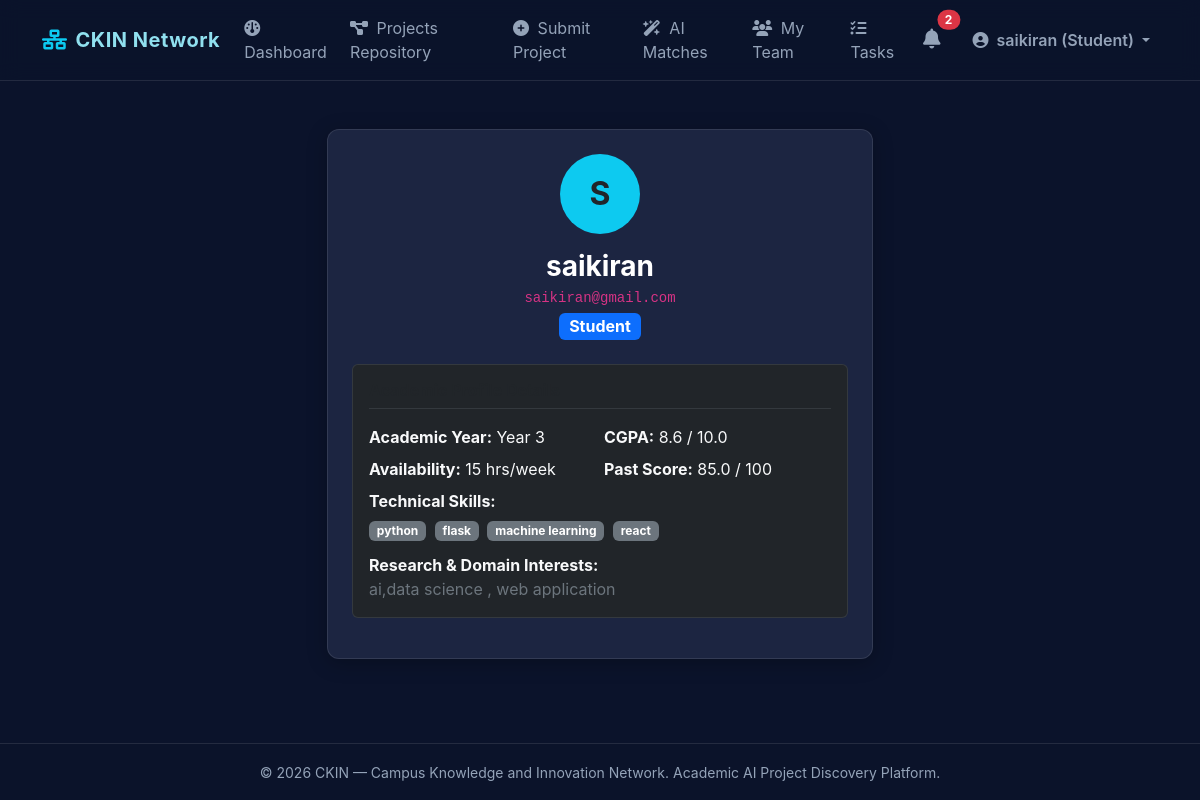
Page /profile (signed in) on the committed database.
### tables this page shows
CREATE TABLE users (
        id INTEGER PRIMARY KEY AUTOINCREMENT,
        name TEXT NOT NULL,
        email TEXT UNIQUE NOT NULL,
        password_hash TEXT NOT NULL,
        role TEXT NOT NULL CHECK(role IN ('student', 'faculty', 'admin')),
        created_at TIMESTAMP DEFAULT CURRENT_TIMESTAMP,
        is_active INTEGER DEFAULT 1
    );

CREATE TABLE student_profiles (
        user_id INTEGER PRIMARY KEY,
        year INTEGER DEFAULT 1,
        cgpa REAL DEFAULT 0.0,
        skills TEXT DEFAULT '',
        interests TEXT DEFAULT '',
        preferred_project_type TEXT DEFAULT 'Web Application',
        availability_hours INTEGER DEFAULT 10,
        past_project_score REAL DEFAULT 75.0,
        FOREIGN KEY (user_id) REFERENCES users(id) ON DELETE CASCADE
    );

### app.py (the view)
@app.route('/profile')
@login_required
def profile_page():
    user = get_user_by_id(session['user_id'])
    return render_template('profile.html', user=user)

### app.py (called while the page is built)
def login_required(f):
    @wraps(f)
    def decorated_function(*args, **kwargs):
        if 'user_id' not in session:
            if request.path.startswith('/api/'):
                return jsonify({'success': False, 'error': 'Authentication required.'}), 401
            return redirect(url_for('login'))
        return f(*args, **kwargs)
    return decorated_function

@app.context_processor
def inject_user_context():
    if 'user_id' in session:
        user = get_user_by_id(session['user_id'])
        notifs = get_user_notifications(session['user_id'], unread_only=True)
        return {'current_user': user, 'unread_notifications_count': len(notifs)}
    return {'current_user': None, 'unread_notifications_count': 0}

### src/auth.py (called while the page is built)
def get_user_by_id(user_id, db_path=None):
    conn = get_db(db_path)
    cursor = conn.cursor()
    cursor.execute("SELECT id, name, email, role, created_at, is_active FROM users WHERE id = ?", (user_id,))
    user = cursor.fetchone()
    if not user:
        conn.close()
        return None
    user_dict = dict(user)
    if user_dict['role'] == 'student':
        cursor.execute("SELECT * FROM student_profiles WHERE user_id = ?", (user_id,))
        profile = cursor.fetchone()
        if profile:
            user_dict['profile'] = dict(profile)
    elif user_dict['role'] == 'faculty':
        cursor.execute("SELECT * FROM faculty_profiles WHERE user_id = ?", (user_id,))
        profile = cursor.fetchone()
        if profile:
            user_dict['profile'] = dict(profile)
    conn.close()
    return user_dict

### src/database.py (called while the page is built)
def get_db(db_path=None):
    if not db_path:
        try:
            from flask import current_app
            if current_app and current_app.config.get('DATABASE_PATH'):
                db_path = current_app.config['DATABASE_PATH']
        except Exception:
            pass
    target_path = db_path or Config.DATABASE_PATH
    os.makedirs(os.path.dirname(target_path), exist_ok=True)
    conn = sqlite3.connect(target_path)
    conn.row_factory = sqlite3.Row
    conn.execute("PRAGMA foreign_keys = ON;")
    return conn

### templates/profile.html (shortened to what this page needs)
{% extends 'base.html' %}
{% block content %}
<div class="row justify-content-center my-4">
    <div class="col-md-8 col-lg-6">
        <div class="card card-custom p-4">
            <div class="text-center mb-4">
                <div class="avatar-circle mx-auto mb-3 bg-info text-dark d-flex align-items-center justify-content-center fw-bold fs-2 rounded-circle" style="width: 80px; height: 80px;">
                    {{ user.name[0] | upper }}
                </div>
                <h3 class="fw-bold mb-0 text-white">{{ user.name }}</h3>
                <p class="text-secondary mb-1"><code>{{ user.email }}</code></p>
                <span class="badge bg-primary text-capitalize fs-6">{{ user.role }}</span>
            </div>
            {% if user.role == 'student' and user.profile %}
            <div class="bg-dark p-3 rounded mb-3 border border-secondary border-opacity-25">
                <h6 class="text-cyan fw-bold mb-3 border-bottom border-secondary border-opacity-25 pb-2">Academic Profile Details</h6>
                <div class="row g-2 text-light">
                    <div class="col-6"><strong>Academic Year:</strong> Year {{ user.profile.year }}</div>
                    <div class="col-6"><strong>CGPA:</strong> {{ user.profile.cgpa }} / 10.0</div>
                    <div class="col-6"><strong>Availability:</strong> {{ user.profile.availability_hours }} hrs/week</div>
                    <div class="col-6"><strong>Past Score:</strong> {{ user.profile.past_project_score }} / 100</div>
                    <div class="col-12 mt-2">
                        <strong>Technical Skills:</strong>
                        <div class="mt-1">
                            {% for s in user.profile.skills.split(',') %}
                            <span class="badge bg-secondary me-1 mb-1">{{ s.strip() }}</span>
                            {% endfor %}
                        </div>
                    </div>
                    <div class="col-12 mt-2">
                        <strong>Research & Domain Interests:</strong>
                        <p class="text-secondary mb-0">{{ user.profile.interests }}</p>
                    </div>
                </div>
            </div>
            {% endif %}
        </div>
    </div>
</div>
{% endblock %}

### templates/base.html (shortened to what this page needs)
<!DOCTYPE html>
<html lang="en">
<head>
    <link href="https://cdn.jsdelivr.net/npm/bootstrap@5.3.0/dist/css/bootstrap.min.css" rel="stylesheet">
    <link href="https://cdnjs.cloudflare.com/ajax/libs/font-awesome/6.4.0/css/all.min.css" rel="stylesheet">
    <link rel="stylesheet" href="{{ url_for('static', filename='css/style.css') }}">
</head>
<body>
    <nav class="navbar navbar-expand-lg navbar-dark navbar-custom sticky-top">
        <div class="container">
            <a class="navbar-brand d-flex align-items-center" href="{{ url_for('dashboard') }}">
                <i class="fa-solid fa-network-wired text-info me-2"></i>
                <span>CKIN Network</span>
            </a>
            <div class="collapse navbar-collapse" id="navbarNav">
                {% if session.get('user_id') %}
                <ul class="navbar-nav me-auto mb-2 mb-lg-0">
                    <li class="nav-item">
                        <a class="nav-link" href="{{ url_for('dashboard') }}"><i class="fa-solid fa-gauge me-1"></i> Dashboard</a>
                    </li>
                    <li class="nav-item">
                        <a class="nav-link" href="{{ url_for('projects') }}"><i class="fa-solid fa-diagram-project me-1"></i> Projects Repository</a>
                    </li>
                    {% if session.get('role') == 'student' %}
                    <li class="nav-item">
                        <a class="nav-link" href="{{ url_for('create_project_page') }}"><i class="fa-solid fa-plus-circle me-1"></i> Submit Project</a>
                    </li>
                    <li class="nav-item">
                        <a class="nav-link" href="{{ url_for('recommendations_page') }}"><i class="fa-solid fa-wand-magic-sparkles me-1"></i> AI Matches</a>
                    </li>
                    <li class="nav-item">
                        <a class="nav-link" href="{{ url_for('my_team_page') }}"><i class="fa-solid fa-users me-1"></i> My Team</a>
                    </li>
                    {% endif %}
                    <li class="nav-item">
                        <a class="nav-link" href="{{ url_for('tasks_page') }}"><i class="fa-solid fa-list-check me-1"></i> Tasks</a>
                    </li>
                </ul>
                <ul class="navbar-nav ms-auto align-items-center">
                    <li class="nav-item me-3">
                        <a class="nav-link position-relative" href="{{ url_for('notifications_page') }}">
                            <i class="fa-solid fa-bell fs-5"></i>
                            {% if unread_notifications_count > 0 %}
                            <span class="position-absolute top-0 start-100 translate-middle badge rounded-pill bg-danger">
                                {{ unread_notifications_count }}
                            </span>
                            {% endif %}
                        </a>
                    </li>
                    <li class="nav-item dropdown">
                        <a class="nav-link dropdown-toggle text-cyan fw-semibold" href="#" id="userDropdown" role="button" data-bs-toggle="dropdown">
                            <i class="fa-solid fa-circle-user me-1"></i> {{ current_user.name if current_user else 'Account' }} ({{ session.get('role') | capitalize }})
                        </a>
                    </li>
                </ul>
                {% endif %}
            </div>
        </div>
    </nav>
    <main class="container my-4">
        {% block content %}{% endblock %}
    </main>
    <footer class="py-3 text-center">
        <div class="container">
            <small>&copy; 2026 CKIN — Campus Knowledge and Innovation Network. Academic AI Project Discovery Platform.</small>
        </div>
    </footer>
</body>
</html>

### static/css/style.css (style rules this page uses)
:root { --bg-main: #0b132b; --bg-card: #1c2541; --bg-card-hover: #253259; --accent-blue: #00b4d8; --accent-cyan: #90e0ef; --accent-hover: #48cae4; --text-primary: #ffffff; --text-secondary: #94a3b8; --border-color: rgba(255, 255, 255, 0.1); --badge-approved: #10b981; --badge-pending: #f59e0b; --badge-rejected: #ef4444; --badge-completed: #6366f1; }
body { background-color: var(--bg-main); color: var(--text-primary); font-family: 'Inter', system-ui, -apple-system, sans-serif; min-height: 100vh; display: flex; flex-direction: column; }
.navbar-custom { background-color: rgba(11, 19, 43, 0.95); backdrop-filter: blur(10px); border-bottom: 1px solid var(--border-color); }
.navbar-brand { font-weight: 700; color: var(--accent-cyan) !important; letter-spacing: 0.5px; }
.nav-link { color: var(--text-secondary) !important; transition: color 0.2s ease; }
.card-custom { background-color: var(--bg-card); border: 1px solid var(--border-color); border-radius: 12px; box-shadow: 0 4px 20px rgba(0, 0, 0, 0.25); transition: transform 0.2s ease, box-shadow 0.2s ease, border-color 0.2s ease; }
footer { margin-top: auto; background-color: rgba(11, 19, 43, 0.95); border-top: 1px solid var(--border-color); color: var(--text-secondary); }

### rows in the picture
users: name "saikiran", get "Student", name "S", email "saikiran@gmail.com", role "Student"
student_profiles: profile.year "3", profile.cgpa "8.6", profile.availability_hours "15", profile.past_project_score "85.0", profile.interests "ai,data science , web application"

### other values in the picture
{{ unread_notifications_count }} "2"
{{ s.strip() }} "python" "flask" "machine learning" "react"
